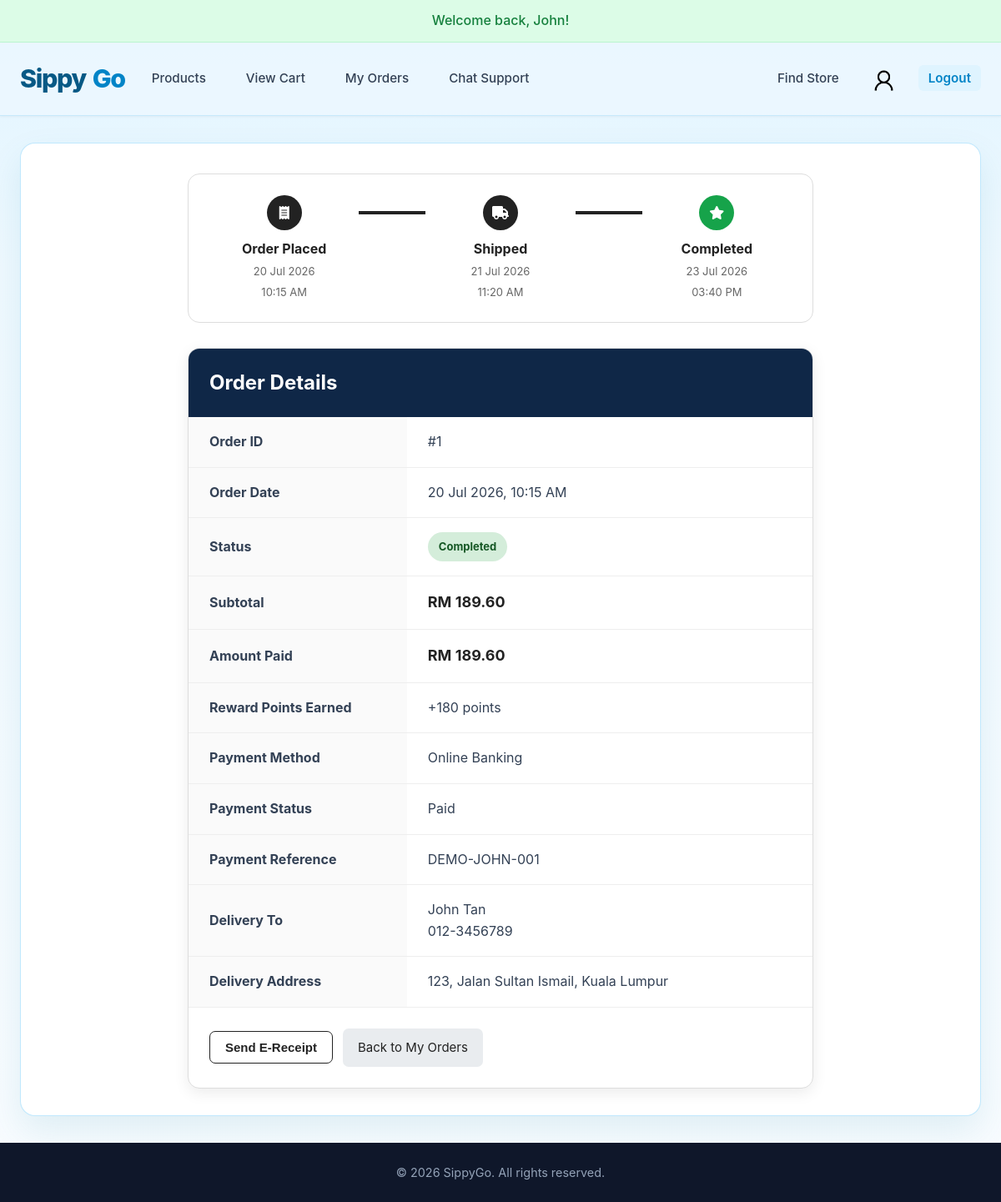
Screenshot of /order_detail.php?id=1 (signed in) with the database file from the repository.
### tables this page shows
CREATE TABLE `orders` (
  `order_id` INT(11) NOT NULL AUTO_INCREMENT,
  `user_id` INT(11) NOT NULL,
  `order_date` TIMESTAMP DEFAULT CURRENT_TIMESTAMP,
  `shipped_at` TIMESTAMP NULL DEFAULT NULL,
  `completed_at` TIMESTAMP NULL DEFAULT NULL,
  `cancelled_at` TIMESTAMP NULL DEFAULT NULL,
  `total_amount` DECIMAL(10, 2) NOT NULL,
  `subtotal_amount` DECIMAL(10, 2) NOT NULL DEFAULT 0.00,
  `points_used` INT UNSIGNED NOT NULL DEFAULT 0,
  `points_discount` DECIMAL(10, 2) NOT NULL DEFAULT 0.00,
  `points_earned` INT UNSIGNED NOT NULL DEFAULT 0,
  `status` ENUM('pending', 'shipped', 'completed', 'cancelled') NOT NULL DEFAULT 'pending',
  `recipient_name` VARCHAR(100) NOT NULL,
  `shipping_address` TEXT NOT NULL,
  `phone_number` VARCHAR(20) NOT NULL,
  `address_updated` TINYINT(1) NOT NULL DEFAULT 0,
  `payment_method` VARCHAR(30) NOT NULL DEFAULT 'cash_on_delivery',
  `payment_reference` VARCHAR(100) DEFAULT NULL,
  `payment_status` ENUM('pending', 'paid') NOT NULL DEFAULT 'pending',
  PRIMARY KEY (`order_id`),
  CONSTRAINT `fk_order_user` FOREIGN KEY (`user_id`) 
    REFERENCES `users`(`user_id`) 
    ON DELETE CASCADE
);

### _base.php (called while the page is built, shortened)
<?php
function encode($value) {
    return htmlentities($value);
}

### order_detail.php (the view, shortened to what this page needs)
<?php
require_once "_base.php";
$user_id = (int) $_SESSION['users']->user_id;
$order_id = (int) $_GET["id"];
try {
    $sql = "SELECT
                order_id,
                user_id,
                order_date,
                shipped_at,
                completed_at,
                cancelled_at,
                total_amount,
                subtotal_amount,
                points_used,
                points_discount,
                points_earned,
                status,
                payment_method,
                payment_reference,
                payment_status,
                recipient_name,
                phone_number,
                shipping_address,
                address_updated
            FROM orders
            WHERE order_id = :order_id
            AND user_id = :user_id";
    $stmt = $_db->prepare($sql);
    $stmt->execute([
        "order_id" => $order_id,
        "user_id" => $user_id
    ]);
    $order = $stmt->fetch(PDO::FETCH_ASSOC);
} catch (PDOException $e) {
    die("Unable to retrieve order: " . $e->getMessage());
}
$status = strtolower($order["status"]);
$payment_method = ucwords(str_replace('_', ' ', $order["payment_method"]));
$payment_status = ucfirst($order["payment_status"]);
require "_head.php";
?>
<div class="order-detail-container">
<div class="order-tracking">
<div class="tracking-step completed-step">
    <div class="tracking-circle">
        <i class="fa-solid fa-receipt"></i>
    </div>
    <div class="tracking-info">
        <strong>Order Placed</strong>
        <span>
            <?= date("d M Y", strtotime($order["order_date"])) ?>
        </span>
        <span>
            <?= date("h:i A", strtotime($order["order_date"])) ?>
        </span>
    </div>
</div>
<?php if ($status !== "cancelled"): ?>
    <div class="tracking-line
        <?= !empty($order["shipped_at"]) ? "active-line" : "" ?>">
    </div>
    <div class="tracking-step
        <?= !empty($order["shipped_at"]) ? "completed-step" : "" ?>">
        <div class="tracking-circle">
            <i class="fa-solid fa-truck"></i>
        </div>
        <div class="tracking-info">
        <strong>Shipped</strong>
            <?php if (!empty($order["shipped_at"])): ?>
                <span>
                    <?= date("d M Y", strtotime($order["shipped_at"])) ?>
                </span>
                <span>
                    <?= date("h:i A", strtotime($order["shipped_at"])) ?>
                </span>
            <?php endif; ?>
        </div>
    </div>
    <div class="tracking-line
        <?= !empty($order["completed_at"]) ? "active-line" : "" ?>">
    </div>
<?php else: ?>
    <div class="tracking-line active-line"></div>
<?php endif; ?>
<div class="tracking-step
    <?= (!empty($order["completed_at"]) || !empty($order["cancelled_at"]))
        ? "completed-step"
        : "" ?>
    <?= ($status !== "cancelled" && !empty($order["completed_at"]))
        ? "completed-status-step"
        : "" ?>
    <?= ($status === "cancelled" && !empty($order["cancelled_at"]))
        ? "cancelled-status-step"
        : "" ?>">
        <div class="tracking-circle">
        <?php if ($status === "cancelled"): ?>
            <i class="fa-solid fa-xmark"></i>
        <?php else: ?>
            <i class="fa-solid fa-star"></i>
        <?php endif; ?>
</div>
    <div class="tracking-info">
        <?php if ($status === "cancelled"): ?>
            <strong>Cancelled</strong>
            <?php if (!empty($order["cancelled_at"])): ?>
                <span>
                    <?= date("d M Y", strtotime($order["cancelled_at"])) ?>
                </span>
                <span>
                    <?= date("h:i A", strtotime($order["cancelled_at"])) ?>
                </span>
            <?php endif; ?>
        <?php else: ?>
            <strong>Completed</strong>
            <?php if (!empty($order["completed_at"])): ?>
                <span>
                    <?= date("d M Y", strtotime($order["completed_at"])) ?>
                </span>
                <span>
                    <?= date("h:i A", strtotime($order["completed_at"])) ?>
                </span>
            <?php else: ?>
                <span class="tracking-pending">
                    Pending
                </span>
            <?php endif; ?>
        <?php endif; ?>
    </div>
</div>
</div>
    <div class="detail-card">
        <div class="card-header">
            <h2>
                Order Details
            </h2>
        </div>
        <table class="order-detail-table">
            <tr>
                <th>Order ID</th>
                <td>
                    #<?= encode($order["order_id"]) ?>
                </td>
            </tr>
            <tr>
                <th>Order Date</th>
                <td>
                    <?= date("d M Y, h:i A", strtotime($order["order_date"])) ?>
                </td>
            </tr>
            <tr>
                <th>Status</th>
                <td>
                    <span class="status status-<?= encode($status) ?>">
                        <?= ucfirst(encode($status)) ?>
                    </span>
                </td>
            </tr>
            <tr>
                <th>Subtotal</th>
                <td class="amount">
                    RM <?= number_format((float) $order["subtotal_amount"], 2) ?>
                </td>
            </tr>
            <tr>
                <th>Amount Paid</th>
                <td class="amount">
                    RM <?= number_format((float) $order["total_amount"], 2) ?>
                </td>
            </tr>
            <tr>
                <th>Reward Points Earned</th>
                <td>+<?= number_format((int) $order["points_earned"]) ?> points</td>
            </tr>
            <tr>
                <th>Payment Method</th>
                <td><?= encode($payment_method) ?></td>
            </tr>
            <tr>
                <th>Payment Status</th>
                <td><?= encode($payment_status) ?></td>
            </tr>
            <?php if ($order["payment_reference"]): ?>
            <tr>
                <th>Payment Reference</th>
                <td><?= encode($order["payment_reference"]) ?></td>
            </tr>
            <?php endif; ?>
            <tr>
                <th>Delivery To</th>
                <td>
                    <?= encode($order['recipient_name']) ?><br>
                    <?= encode($order['phone_number']) ?>
                </td>
            </tr>
            <tr>
                <th>Delivery Address</th>
                <td><?= nl2br(encode($order['shipping_address'])) ?></td>
            </tr>
        </table>
        <div class="button-area">
            <form method="post" class="receipt-form">
                <button type="submit" class="receipt-button">Send E-Receipt</button>
            </form>
            <a class="back-button" href="order_history.php">Back to My Orders</a>
        </div>
    </div>
</div>
<?php require "_foot.php"; ?>

### css/main.css (style rules this page uses)
:root { --primary: #0284c7; --primary-hover: #0369a1; --primary-light: #dff4ff; --dark: #0f172a; --text-main: #334155; --text-muted: #64748b; --bg-main: #eff9ff; --card-bg: #ffffff; --border-color: #e2e8f0; --shadow-sm: 0 1px 3px rgba(0,0,0,0.05); --shadow-md: 0 4px 12px rgba(0,0,0,0.08); --shadow-lg: 0 10px 25px rgba(0,0,0,0.12); --radius: 10px; --transition: all 0.2s cubic-bezier(0.4, 0, 0.2, 1); }
* { box-sizing: border-box; }
html, body { min-height: 100%; }
body { margin: 0; min-height: 100vh; display: flex; flex-direction: column; font-family: -apple-system, BlinkMacSystemFont, "Segoe UI", Roboto, "Helvetica Neue", Arial, sans-serif; line-height: 1.6; color: var(--text-main); background: linear-gradient(180deg, #dff4ff 0, var(--bg-main) 320px, #f8fcff 100%); }

### css/orders.css (style rules this page uses)
.status { display: inline-block; padding: 7px 13px; border-radius: 20px; font-size: 13px; font-weight: bold; text-transform: capitalize; }
.status-completed { background-color: #d4edda; color: #155724; }
.amount { color: #222222; font-size: 21px; font-weight: bold; }
.order-detail-container { width: 100%; max-width: 750px; margin: 0 auto; }
.detail-card { overflow: hidden; background-color: #ffffff; border: 1px solid #dddddd; border-radius: 14px; box-shadow: 0 5px 18px rgba(0, 0, 0, 0.08); }
.card-header { padding: 22px 25px; background-color: #0f2747; color: #ffffff; }
.card-header h2 { margin: 0; }
.order-detail-table { width: 100%; border-collapse: collapse; }
.order-detail-table th, .order-detail-table td { padding: 17px 25px; border-bottom: 1px solid #eeeeee; text-align: left; }
.order-detail-table th { width: 35%; background-color: #fafafa; }
.amount { font-size: 18px; font-weight: bold; }
.button-area { padding: 25px; display: flex; flex-wrap: wrap; gap: 12px; align-items: center; }
.receipt-form { margin: 0; }
.receipt-button { padding: 10px 18px; border: 1px solid #222222; border-radius: 7px; background: #ffffff; color: #222222; font-size: 15px; font-weight: bold; cursor: pointer; }
.back-button { display: inline-block; padding: 10px 18px; border-radius: 7px; background-color: #222222; color: #ffffff; text-decoration: none; }
.order-id, .amount { font-weight: bold; }
.button-group button, .back-button { padding: 11px 18px; border-radius: 7px; font-size: 15px; }
.back-button { display: inline-block; background-color: #e9ecef; color: #222222; text-decoration: none; }
.order-tracking { display: grid; grid-template-columns: 1fr 80px 1fr 80px 1fr; align-items: start; width: 100%; max-width: 850px; margin: 0 auto 30px; padding: 25px; background-color: #ffffff; border: 1px solid #dddddd; border-radius: 14px; }
.tracking-step { text-align: center; }
.tracking-circle { width: 42px; height: 42px; margin: 0 auto 10px; display: flex; align-items: center; justify-content: center; border-radius: 50%; background-color: #dddddd; color: #666666; font-weight: bold; font-size: 16px; }
.completed-step .tracking-circle { background-color: #222222; color: #ffffff; }
.completed-status-step .tracking-circle { background-color: #16a34a; }
.tracking-line { height: 4px; margin-top: 19px; background-color: #dddddd; }
.active-line { background-color: #222222; }
.tracking-info { display: flex; flex-direction: column; align-items: center; gap: 4px; }
.tracking-info strong { font-size: 16px; color: #222222; }
.tracking-info span { font-size: 13px; color: #666666; }

### rows the page displays
orders: order_date "20 Jul 2026", order_date "10:15 AM", shipped_at "21 Jul 2026", shipped_at "11:20 AM", completed_at "23 Jul 2026", completed_at "03:40 PM", order_id "1", order_date "20 Jul 2026, 10:15 AM", status "Completed", subtotal_amount "189.60", total_amount "189.60", points_earned "180", payment_method "Online Banking", payment_status "Paid", payment_reference "DEMO-JOHN-001", recipient_name "John Tan", phone_number "012-3456789", shipping_address "123, Jalan Sultan Ismail, Kuala Lumpur"

### other values shown
temp('info') "Welcome back, John!"
